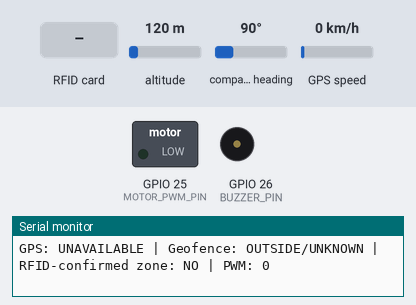
This sketch was run on a simulated ESP32. Shown: switched loads named in the sketch (green lamp = pin HIGH), buzzer (waves = sounding, pin HIGH), the last lines printed to the serial monitor. The test bench sets the inputs (shaded band); at power-on: altitude 120 m, compass heading 90°, GPS speed 0 km/h. The GPS gets a fix after 3 s at 37.7749, -122.4194 with 8 satellites.

Above: at 1.2 s.
1.3 s: RFID card A1 B2 C3 D4 held to the reader
At 4.5 s:
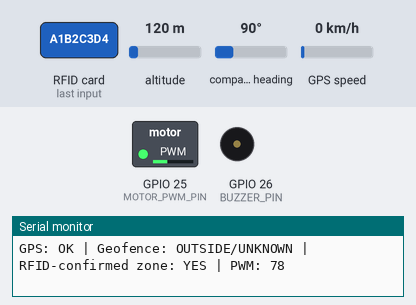
5.4 s: RFID card 11 22 33 44 held to the reader
At 7.9 s:
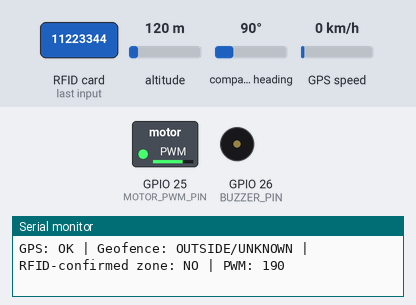
8.9 s: RFID card A1 B2 C3 D4 held to the reader
At 10.8 s:
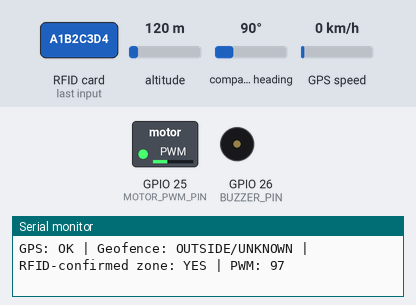
Timing chart, 0 to 12.3 s (numbered marks = the images above; inputs shaded):
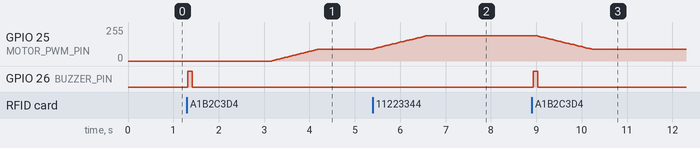

The sketch:

SafeZone_ESP32.ino
```cpp
/*
  SafeZone: GPS + RFID speed-limiting demonstration
  Target: ESP32 + NEO-6M GPS + MFRC522 + DC motor driver.
  FOR LOW-VOLTAGE MODEL VEHICLE ONLY. Never connect to a real vehicle.

  Libraries: TinyGPSPlus, MFRC522
  Configure the example geofence and tag UIDs before use.
*/

#include <TinyGPSPlus.h>
#include <SPI.h>
#include <MFRC522.h>

static const int GPS_RX_PIN = 16;   // ESP32 RX2 <- GPS TX
static const int GPS_TX_PIN = 17;   // ESP32 TX2 -> GPS RX (optional)
static const int RFID_SS_PIN = 5;
static const int RFID_RST_PIN = 22;
static const int MOTOR_PWM_PIN = 25;
static const int BUZZER_PIN = 26;

static const int PWM_CHANNEL = 0;
static const int PWM_FREQ = 1000;
static const int PWM_RESOLUTION = 8; // duty 0..255
static const int NORMAL_PWM = 190;
static const int ZONE_PWM = 90;
static const int RAMP_STEP = 3;
static const unsigned long GPS_TIMEOUT_MS = 3000;

// Example location only: replace with a surveyed test location.
static const double ZONE_LAT = 17.3850;
static const double ZONE_LON = 78.4867;
static const double ZONE_RADIUS_M = 100.0;

// Replace these placeholder UIDs with your own RFID tag UIDs.
// Example formatting: "A1 B2 C3 D4"
const char *ENTRY_UID = "A1 B2 C3 D4";
const char *EXIT_UID  = "11 22 33 44";

TinyGPSPlus gps;
MFRC522 rfid(RFID_SS_PIN, RFID_RST_PIN);

bool zoneConfirmed = false;
int currentPwm = 0;
unsigned long lastGpsUpdate = 0;
unsigned long lastPrint = 0;

String uidToString(MFRC522::Uid *uid) {
  String s;
  for (byte i = 0; i < uid->size; i++) {
    if (uid->uidByte[i] < 0x10) s += "0";
    s += String(uid->uidByte[i], HEX);
    if (i + 1 < uid->size) s += " ";
  }
  s.toUpperCase();
  return s;
}

double distanceMeters(double lat1, double lon1, double lat2, double lon2) {
  const double R = 6371000.0;
  const double toRad = 0.017453292519943295;
  double dLat = (lat2 - lat1) * toRad;
  double dLon = (lon2 - lon1) * toRad;
  double a = sin(dLat / 2) * sin(dLat / 2) +
    cos(lat1 * toRad) * cos(lat2 * toRad) *
    sin(dLon / 2) * sin(dLon / 2);
  return R * 2.0 * atan2(sqrt(a), sqrt(1.0 - a));
}

void setMotorPwm(int duty) {
  duty = constrain(duty, 0, 255);
  ledcWrite(PWM_CHANNEL, duty);
}

void scanRfid() {
  if (!rfid.PICC_IsNewCardPresent() || !rfid.PICC_ReadCardSerial()) return;

  String uid = uidToString(&rfid.uid);
  Serial.print("RFID UID: ");
  Serial.println(uid);

  if (uid == String(ENTRY_UID)) {
    zoneConfirmed = true;
    digitalWrite(BUZZER_PIN, HIGH);
    delay(100);
    digitalWrite(BUZZER_PIN, LOW);
    Serial.println("Zone entry confirmed: reduced-speed mode.");
  } else if (uid == String(EXIT_UID)) {
    zoneConfirmed = false;
    Serial.println("Zone exit confirmed: normal mode.");
  } else {
    Serial.println("Unknown tag; mode unchanged.");
  }

  rfid.PICC_HaltA();
  rfid.PCD_StopCrypto1();
}

void setup() {
  Serial.begin(115200);
  Serial2.begin(9600, SERIAL_8N1, GPS_RX_PIN, GPS_TX_PIN);
  SPI.begin();
  rfid.PCD_Init();

  pinMode(BUZZER_PIN, OUTPUT);
  digitalWrite(BUZZER_PIN, LOW);

  // Arduino-ESP32 core 2.x API. On core 3.x, adapt LEDC setup to the
  // installed core's ledcAttach/ledcWrite API.
  ledcSetup(PWM_CHANNEL, PWM_FREQ, PWM_RESOLUTION);
  ledcAttachPin(MOTOR_PWM_PIN, PWM_CHANNEL);
  setMotorPwm(0);

  Serial.println("\nSafeZone demo ready.");
  Serial.println("Test on a model vehicle only. Replace geofence and RFID UIDs.");
}

void loop() {
  while (Serial2.available()) {
    if (gps.encode(Serial2.read())) lastGpsUpdate = millis();
  }

  scanRfid();

  bool gpsFresh = gps.location.isValid() &&
                  (millis() - lastGpsUpdate < GPS_TIMEOUT_MS);
  bool nearZone = false;

  if (gpsFresh) {
    double distance = distanceMeters(gps.location.lat(), gps.location.lng(),
                                     ZONE_LAT, ZONE_LON);
    nearZone = distance <= ZONE_RADIUS_M;
  }

  // Geofence is advisory; RFID entry tag confirms the zone.
  // If GPS becomes stale, command motor output to zero for this demo.
  int targetPwm = 0;
  if (gpsFresh) {
    targetPwm = zoneConfirmed ? ZONE_PWM : NORMAL_PWM;
  }

  if (currentPwm < targetPwm) currentPwm = min(currentPwm + RAMP_STEP, targetPwm);
  else if (currentPwm > targetPwm) currentPwm = max(currentPwm - RAMP_STEP, targetPwm);
  setMotorPwm(currentPwm);

  if (millis() - lastPrint > 1000) {
    lastPrint = millis();
    Serial.print("GPS: ");
    Serial.print(gpsFresh ? "OK" : "UNAVAILABLE");
    Serial.print(" | Geofence: ");
    Serial.print(nearZone ? "NEAR/INSIDE" : "OUTSIDE/UNKNOWN");
    Serial.print(" | RFID-confirmed zone: ");
    Serial.print(zoneConfirmed ? "YES" : "NO");
    Serial.print(" | PWM: ");
    Serial.println(currentPwm);
  }

  delay(10);
}
```

Measured:
- after the input at 1.3 s, GPIO 25 (MOTOR_PWM_PIN): goes on until 4.2 s, then stays 90/255; GPIO 26 (BUZZER_PIN): LOW → HIGH at once, → LOW 0.10 s later
- after the input at 5.4 s, GPIO 25 (MOTOR_PWM_PIN): moves from 90/255 to 189/255 over 1.2 s, starting at once
- after the input at 8.9 s, GPIO 25 (MOTOR_PWM_PIN): moves from 189/255 to 90/255 over 1.2 s, starting after 0.13 s; GPIO 26 (BUZZER_PIN): LOW → HIGH at once, → LOW 0.10 s later
